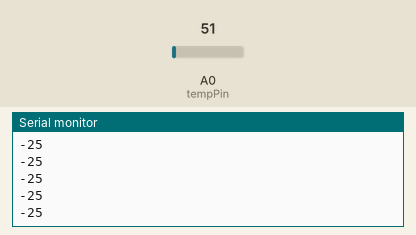
This sketch was run on a simulated Arduino Uno, built with avr-gcc and run on an emulated ATmega328P. On the bench: the last lines printed to the serial monitor. Inputs (shaded band) come from the test bench; at power-on: A0 (tempPin) = 51.

Above: at 1.2 s.
1.3 s: A0 (tempPin) set to 61
At 2.1 s:
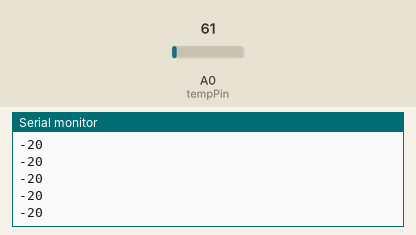
2.8 s: A0 (tempPin) set to 71
At 3.5 s:
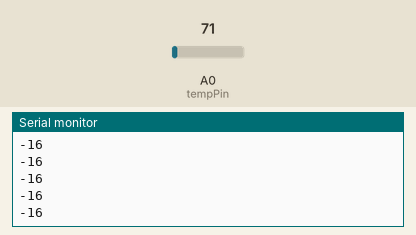
Timing chart, 0 to 5.8 s (numbered marks = the images above; inputs shaded):
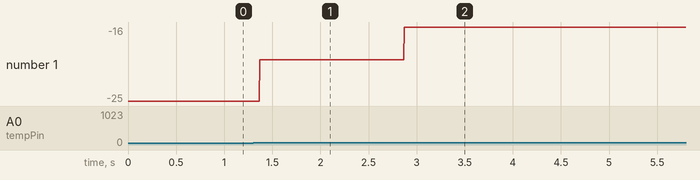

Measured:
- after the input at 1.3 s, the serial monitor: prints a new line after 0.07 s (image 1)
- after the input at 2.8 s, the serial monitor: prints a new line after 0.07 s (image 2)
- plotted number 1: -25 → -20 after the input at 1.3 s, -20 → -16 after the input at 2.8 s

The sketch:

temperature_sensor1.ino
```cpp
// C++ code
//
int tempPin=A0;
void setup()
{
 Serial.begin(9600);
}

void loop()
{
  int temp=analogRead(tempPin);
  //Serial.println(temp);
  int Te=map(temp,20,358,-40,125);
  Serial.println(Te);

}
```
